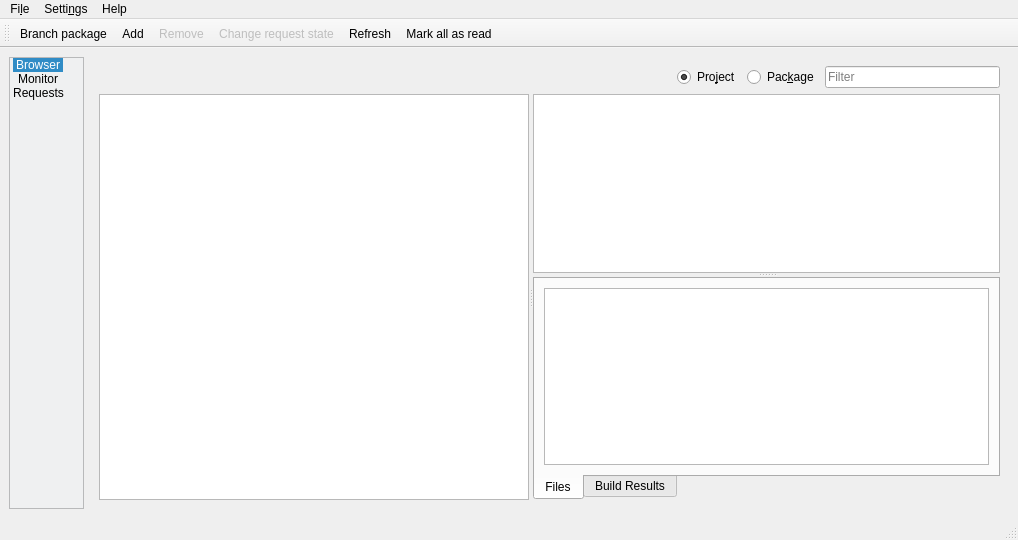
<?xml version="1.0" encoding="UTF-8"?>
<ui version="4.0">
 <class>MainWindow</class>
 <widget class="QMainWindow" name="MainWindow">
  <property name="geometry">
   <rect>
    <x>0</x>
    <y>0</y>
    <width>1018</width>
    <height>540</height>
   </rect>
  </property>
  <property name="windowTitle">
   <string>Qactus</string>
  </property>
  <property name="windowIcon">
   <iconset resource="../../application.qrc">
    <normaloff>:/obs.png</normaloff>:/obs.png</iconset>
  </property>
  <widget class="QWidget" name="centralwidget">
   <layout class="QGridLayout" name="gridLayout">
    <item row="0" column="0">
     <widget class="QListWidget" name="iconBar">
      <property name="sizePolicy">
       <sizepolicy hsizetype="Preferred" vsizetype="Preferred">
        <horstretch>0</horstretch>
        <verstretch>0</verstretch>
       </sizepolicy>
      </property>
      <property name="maximumSize">
       <size>
        <width>75</width>
        <height>16777215</height>
       </size>
      </property>
      <property name="styleSheet">
       <string notr="true">background-color: rgb(239, 240, 241);</string>
      </property>
      <property name="flow">
       <enum>QListView::TopToBottom</enum>
      </property>
      <property name="isWrapping" stdset="0">
       <bool>true</bool>
      </property>
      <property name="viewMode">
       <enum>QListView::IconMode</enum>
      </property>
      <property name="uniformItemSizes">
       <bool>true</bool>
      </property>
      <property name="wordWrap">
       <bool>false</bool>
      </property>
      <property name="currentRow">
       <number>0</number>
      </property>
      <item>
       <property name="text">
        <string>Browser</string>
       </property>
       <property name="flags">
        <set>ItemIsSelectable|ItemIsUserCheckable|ItemIsEnabled</set>
       </property>
      </item>
      <item>
       <property name="text">
        <string>Monitor</string>
       </property>
       <property name="flags">
        <set>ItemIsSelectable|ItemIsUserCheckable|ItemIsEnabled</set>
       </property>
      </item>
      <item>
       <property name="text">
        <string>Requests</string>
       </property>
       <property name="flags">
        <set>ItemIsSelectable|ItemIsUserCheckable|ItemIsEnabled</set>
       </property>
      </item>
     </widget>
    </item>
    <item row="0" column="1">
     <widget class="QStackedWidget" name="stackedWidget">
      <property name="sizePolicy">
       <sizepolicy hsizetype="Preferred" vsizetype="Preferred">
        <horstretch>0</horstretch>
        <verstretch>0</verstretch>
       </sizepolicy>
      </property>
      <property name="minimumSize">
       <size>
        <width>0</width>
        <height>0</height>
       </size>
      </property>
      <widget class="QWidget" name="browserPage">
       <layout class="QVBoxLayout" name="verticalLayout_7">
        <item>
         <layout class="QHBoxLayout" name="horizontalLayout">
          <item>
           <spacer name="horizontalSpacer">
            <property name="orientation">
             <enum>Qt::Horizontal</enum>
            </property>
            <property name="sizeHint" stdset="0">
             <size>
              <width>40</width>
              <height>20</height>
             </size>
            </property>
           </spacer>
          </item>
          <item>
           <widget class="QRadioButton" name="radioButtonProject">
            <property name="sizePolicy">
             <sizepolicy hsizetype="Fixed" vsizetype="Fixed">
              <horstretch>0</horstretch>
              <verstretch>0</verstretch>
             </sizepolicy>
            </property>
            <property name="text">
             <string>Pro&amp;ject</string>
            </property>
            <property name="checked">
             <bool>true</bool>
            </property>
           </widget>
          </item>
          <item>
           <widget class="QRadioButton" name="radioButtonPackages">
            <property name="text">
             <string>Pac&amp;kage</string>
            </property>
           </widget>
          </item>
          <item>
           <widget class="QLineEdit" name="lineEditFilter">
            <property name="sizePolicy">
             <sizepolicy hsizetype="Fixed" vsizetype="Fixed">
              <horstretch>0</horstretch>
              <verstretch>0</verstretch>
             </sizepolicy>
            </property>
            <property name="minimumSize">
             <size>
              <width>175</width>
              <height>0</height>
             </size>
            </property>
            <property name="alignment">
             <set>Qt::AlignLeading|Qt::AlignLeft|Qt::AlignVCenter</set>
            </property>
            <property name="placeholderText">
             <string>Filter</string>
            </property>
            <property name="clearButtonEnabled">
             <bool>true</bool>
            </property>
           </widget>
          </item>
         </layout>
        </item>
        <item>
         <widget class="QSplitter" name="hSplitterBrowser">
          <property name="orientation">
           <enum>Qt::Horizontal</enum>
          </property>
          <widget class="QWidget" name="verticalLayoutWidget">
           <layout class="QVBoxLayout" name="verticalLayout_6" stretch="0">
            <property name="spacing">
             <number>3</number>
            </property>
            <property name="sizeConstraint">
             <enum>QLayout::SetDefaultConstraint</enum>
            </property>
            <item>
             <widget class="QTreeView" name="treeProjects">
              <property name="sizePolicy">
               <sizepolicy hsizetype="Expanding" vsizetype="Expanding">
                <horstretch>0</horstretch>
                <verstretch>0</verstretch>
               </sizepolicy>
              </property>
              <property name="minimumSize">
               <size>
                <width>50</width>
                <height>0</height>
               </size>
              </property>
              <attribute name="headerVisible">
               <bool>false</bool>
              </attribute>
              <attribute name="headerDefaultSectionSize">
               <number>0</number>
              </attribute>
             </widget>
            </item>
           </layout>
          </widget>
          <widget class="QWidget" name="verticalLayoutWidget_2">
           <layout class="QVBoxLayout" name="verticalLayout_5">
            <item>
             <widget class="QSplitter" name="vSplitterBrowser">
              <property name="orientation">
               <enum>Qt::Vertical</enum>
              </property>
              <widget class="QTreeView" name="treeBuilds">
               <property name="sizePolicy">
                <sizepolicy hsizetype="Expanding" vsizetype="Expanding">
                 <horstretch>0</horstretch>
                 <verstretch>0</verstretch>
                </sizepolicy>
               </property>
               <property name="rootIsDecorated">
                <bool>false</bool>
               </property>
               <attribute name="headerVisible">
                <bool>false</bool>
               </attribute>
               <attribute name="headerDefaultSectionSize">
                <number>0</number>
               </attribute>
              </widget>
              <widget class="QTabWidget" name="tabWidgetPackages">
               <property name="tabPosition">
                <enum>QTabWidget::South</enum>
               </property>
               <property name="currentIndex">
                <number>0</number>
               </property>
               <widget class="QWidget" name="tabFiles">
                <attribute name="title">
                 <string>Files</string>
                </attribute>
                <layout class="QVBoxLayout" name="verticalLayout_4">
                 <item>
                  <widget class="QTreeView" name="treeFiles"/>
                 </item>
                </layout>
               </widget>
               <widget class="QWidget" name="tab_2">
                <attribute name="title">
                 <string>Build Results</string>
                </attribute>
                <layout class="QVBoxLayout" name="verticalLayout_2">
                 <item>
                  <widget class="QTreeView" name="treeBuildResults"/>
                 </item>
                </layout>
               </widget>
              </widget>
             </widget>
            </item>
           </layout>
          </widget>
         </widget>
        </item>
       </layout>
      </widget>
      <widget class="QWidget" name="monitorPage">
       <layout class="QGridLayout" name="gridLayout_tabMonitor">
        <item row="0" column="0">
         <widget class="PackageTreeWidget" name="treePackages">
          <property name="sizePolicy">
           <sizepolicy hsizetype="Preferred" vsizetype="Preferred">
            <horstretch>0</horstretch>
            <verstretch>0</verstretch>
           </sizepolicy>
          </property>
          <property name="frameShadow">
           <enum>QFrame::Sunken</enum>
          </property>
          <property name="alternatingRowColors">
           <bool>true</bool>
          </property>
          <property name="selectionMode">
           <enum>QAbstractItemView::ExtendedSelection</enum>
          </property>
          <property name="selectionBehavior">
           <enum>QAbstractItemView::SelectRows</enum>
          </property>
          <property name="rootIsDecorated">
           <bool>false</bool>
          </property>
          <property name="sortingEnabled">
           <bool>true</bool>
          </property>
          <column>
           <property name="text">
            <string>Project</string>
           </property>
          </column>
          <column>
           <property name="text">
            <string>Package</string>
           </property>
          </column>
          <column>
           <property name="text">
            <string>Repository</string>
           </property>
          </column>
          <column>
           <property name="text">
            <string>Arch</string>
           </property>
          </column>
          <column>
           <property name="text">
            <string>Status</string>
           </property>
          </column>
         </widget>
        </item>
       </layout>
      </widget>
      <widget class="QWidget" name="requestsPage">
       <layout class="QVBoxLayout" name="verticalLayout">
        <item>
         <widget class="QSplitter" name="splitter">
          <property name="orientation">
           <enum>Qt::Vertical</enum>
          </property>
          <widget class="QTreeWidget" name="treeRequests">
           <property name="sizePolicy">
            <sizepolicy hsizetype="Expanding" vsizetype="Expanding">
             <horstretch>0</horstretch>
             <verstretch>0</verstretch>
            </sizepolicy>
           </property>
           <property name="frameShape">
            <enum>QFrame::StyledPanel</enum>
           </property>
           <property name="frameShadow">
            <enum>QFrame::Sunken</enum>
           </property>
           <property name="showDropIndicator" stdset="0">
            <bool>false</bool>
           </property>
           <property name="dragDropOverwriteMode">
            <bool>false</bool>
           </property>
           <property name="alternatingRowColors">
            <bool>true</bool>
           </property>
           <property name="selectionMode">
            <enum>QAbstractItemView::SingleSelection</enum>
           </property>
           <property name="selectionBehavior">
            <enum>QAbstractItemView::SelectRows</enum>
           </property>
           <property name="rootIsDecorated">
            <bool>false</bool>
           </property>
           <property name="sortingEnabled">
            <bool>true</bool>
           </property>
           <column>
            <property name="text">
             <string>Date</string>
            </property>
           </column>
           <column>
            <property name="text">
             <string>SR#</string>
            </property>
           </column>
           <column>
            <property name="text">
             <string>Source</string>
            </property>
           </column>
           <column>
            <property name="text">
             <string>Target</string>
            </property>
           </column>
           <column>
            <property name="text">
             <string>Requester</string>
            </property>
           </column>
           <column>
            <property name="text">
             <string>Type</string>
            </property>
           </column>
           <column>
            <property name="text">
             <string>State</string>
            </property>
           </column>
          </widget>
          <widget class="QTextBrowser" name="textBrowser">
           <property name="sizePolicy">
            <sizepolicy hsizetype="Expanding" vsizetype="Expanding">
             <horstretch>0</horstretch>
             <verstretch>0</verstretch>
            </sizepolicy>
           </property>
          </widget>
         </widget>
        </item>
       </layout>
      </widget>
     </widget>
    </item>
   </layout>
  </widget>
  <widget class="QMenuBar" name="menubar">
   <property name="geometry">
    <rect>
     <x>0</x>
     <y>0</y>
     <width>1018</width>
     <height>30</height>
    </rect>
   </property>
   <widget class="QMenu" name="menuFile">
    <property name="title">
     <string>Fi&amp;le</string>
    </property>
    <addaction name="action_Login"/>
    <addaction name="action_Quit"/>
   </widget>
   <widget class="QMenu" name="menuHelp">
    <property name="title">
     <string>Help</string>
    </property>
    <addaction name="action_About"/>
    <addaction name="action_About_Qt"/>
   </widget>
   <widget class="QMenu" name="menuSettings">
    <property name="title">
     <string>Setti&amp;ngs</string>
    </property>
    <addaction name="action_Configure_Qactus"/>
   </widget>
   <addaction name="menuFile"/>
   <addaction name="menuSettings"/>
   <addaction name="menuHelp"/>
  </widget>
  <widget class="QStatusBar" name="statusbar"/>
  <widget class="QToolBar" name="toolBar">
   <property name="windowTitle">
    <string>toolBar</string>
   </property>
   <property name="toolButtonStyle">
    <enum>Qt::ToolButtonTextBesideIcon</enum>
   </property>
   <attribute name="toolBarArea">
    <enum>TopToolBarArea</enum>
   </attribute>
   <attribute name="toolBarBreak">
    <bool>false</bool>
   </attribute>
   <addaction name="action_Branch_package"/>
   <addaction name="action_Add"/>
   <addaction name="action_Remove"/>
   <addaction name="actionChange_request_state"/>
   <addaction name="action_Refresh"/>
   <addaction name="action_Mark_all_as_read"/>
  </widget>
  <action name="action_About">
   <property name="icon">
    <iconset theme="help-about"/>
   </property>
   <property name="text">
    <string>&amp;About</string>
   </property>
  </action>
  <action name="action_About_Qt">
   <property name="text">
    <string>About &amp;Qt</string>
   </property>
  </action>
  <action name="action_Quit">
   <property name="icon">
    <iconset theme="application-exit"/>
   </property>
   <property name="text">
    <string>&amp;Quit</string>
   </property>
   <property name="shortcut">
    <string>Ctrl+Q</string>
   </property>
  </action>
  <action name="action_Configure_Qactus">
   <property name="enabled">
    <bool>true</bool>
   </property>
   <property name="icon">
    <iconset theme="configure"/>
   </property>
   <property name="text">
    <string>&amp;Configure Qactus</string>
   </property>
  </action>
  <action name="action_Login">
   <property name="icon">
    <iconset theme="unlock"/>
   </property>
   <property name="text">
    <string>&amp;Login</string>
   </property>
  </action>
  <action name="action_Add">
   <property name="icon">
    <iconset theme="list-add"/>
   </property>
   <property name="text">
    <string>&amp;Add</string>
   </property>
   <property name="shortcut">
    <string>Ctrl+A</string>
   </property>
  </action>
  <action name="action_Remove">
   <property name="enabled">
    <bool>false</bool>
   </property>
   <property name="icon">
    <iconset theme="trash-empty"/>
   </property>
   <property name="text">
    <string>&amp;Remove</string>
   </property>
   <property name="shortcut">
    <string>Del</string>
   </property>
  </action>
  <action name="action_Refresh">
   <property name="icon">
    <iconset theme="view-refresh"/>
   </property>
   <property name="text">
    <string>&amp;Refresh</string>
   </property>
   <property name="shortcut">
    <string>F5</string>
   </property>
  </action>
  <action name="action_Mark_all_as_read">
   <property name="icon">
    <iconset theme="mail-mark-task"/>
   </property>
   <property name="text">
    <string>&amp;Mark all as read</string>
   </property>
   <property name="shortcut">
    <string>Ctrl+M</string>
   </property>
  </action>
  <action name="action_Branch_package">
   <property name="icon">
    <iconset theme="branch"/>
   </property>
   <property name="text">
    <string>&amp;Branch package</string>
   </property>
   <property name="shortcut">
    <string>Ctrl+B</string>
   </property>
   <property name="visible">
    <bool>false</bool>
   </property>
  </action>
  <action name="actionChange_request_state">
   <property name="enabled">
    <bool>false</bool>
   </property>
   <property name="icon">
    <iconset theme="mail-reply-sender"/>
   </property>
   <property name="text">
    <string>Change request &amp;state</string>
   </property>
   <property name="visible">
    <bool>false</bool>
   </property>
  </action>
 </widget>
 <customwidgets>
  <customwidget>
   <class>PackageTreeWidget</class>
   <extends>QTreeWidget</extends>
   <header>packagetreewidget.h</header>
  </customwidget>
 </customwidgets>
 <resources>
  <include location="../../application.qrc"/>
 </resources>
 <connections>
  <connection>
   <sender>iconBar</sender>
   <signal>currentRowChanged(int)</signal>
   <receiver>stackedWidget</receiver>
   <slot>setCurrentIndex(int)</slot>
   <hints>
    <hint type="sourcelabel">
     <x>133</x>
     <y>280</y>
    </hint>
    <hint type="destinationlabel">
     <x>619</x>
     <y>280</y>
    </hint>
   </hints>
  </connection>
 </connections>
</ui>
